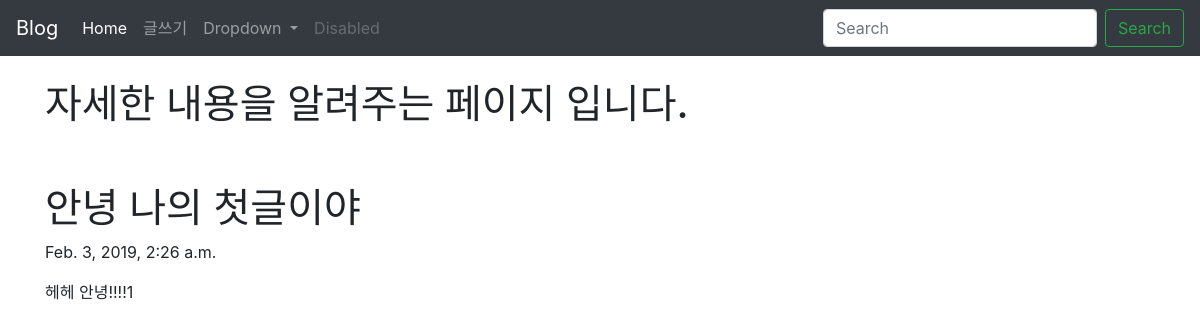
Page /blog/1/ on the committed database.
### blogapp/models.py (models this page shows, shortened)
class Blog(models.Model):
    title = models.CharField(max_length=200)
    pub_date = models.DateTimeField('date published')
    body = models.TextField()

### blogapp/views.py (the view)
# urls.py: path('<int:blog_id>/', views.detail, name="detail"),
def detail(request, blog_id):
    details = get_object_or_404(Blog, pk = blog_id)
    return render(request, 'detail.html', {'details':details})

### blogapp/templates/detail.html
{% extends 'base.html'%}
{% block contents %}
<body>
<br>
    <div class="container">
        <h1>자세한 내용을 알려주는 페이지 입니다.</h1>
        <br><br>
        <h1>{{details.title}}</h1>
        <p>{{details.pub_date}}</p>
        <p>{{details.body}}</p>
    </div>
</body>
{% endblock %}

### rows in the picture
Blog: title "안녕 나의 첫글이야", pub_date "Feb. 3, 2019, 2:26 a.m.", body "헤헤 안녕!!!!1"
